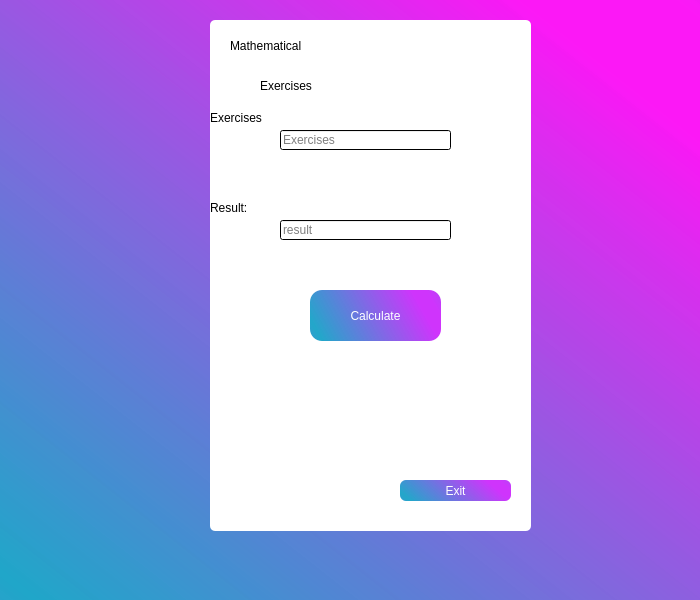
<?xml version="1.0" encoding="UTF-8"?>
<ui version="4.0">
 <class>MainWindow</class>
 <widget class="QMainWindow" name="MainWindow">
  <property name="geometry">
   <rect>
    <x>0</x>
    <y>0</y>
    <width>700</width>
    <height>600</height>
   </rect>
  </property>
  <property name="minimumSize">
   <size>
    <width>700</width>
    <height>600</height>
   </size>
  </property>
  <property name="cursor">
   <cursorShape>PointingHandCursor</cursorShape>
  </property>
  <property name="windowTitle">
   <string>MainWindow</string>
  </property>
  <property name="styleSheet">
   <string notr="true">background-color: qlineargradient(spread:reflect, x1:0.0511364, y1:1, x2:0.917, y2:0.0629091, stop:0 rgba(32, 166, 201, 252), stop:0.943 rgba(252, 23, 246, 223));</string>
  </property>
  <widget class="QWidget" name="centralwidget">
   <widget class="QListView" name="listView">
    <property name="geometry">
     <rect>
      <x>210</x>
      <y>20</y>
      <width>321</width>
      <height>511</height>
     </rect>
    </property>
    <property name="cursor" stdset="0">
     <cursorShape>ArrowCursor</cursorShape>
    </property>
    <property name="styleSheet">
     <string notr="true">background-color: rgb(255, 255, 255);
border-radius:5px;
</string>
    </property>
   </widget>
   <widget class="QLabel" name="label">
    <property name="geometry">
     <rect>
      <x>230</x>
      <y>20</y>
      <width>261</width>
      <height>51</height>
     </rect>
    </property>
    <property name="styleSheet">
     <string notr="true">font: 87 26pt &quot;Arial Black&quot;;
background-color: qlineargradient(spread:pad, x1:0, y1:0, x2:1, y2:0, stop:0 rgba(0, 0, 0, 0), stop:1 rgba(255, 255, 255, 0));</string>
    </property>
    <property name="text">
     <string>Mathematical</string>
    </property>
   </widget>
   <widget class="QPushButton" name="pushButton">
    <property name="geometry">
     <rect>
      <x>400</x>
      <y>480</y>
      <width>111</width>
      <height>21</height>
     </rect>
    </property>
    <property name="cursor">
     <cursorShape>PointingHandCursor</cursorShape>
    </property>
    <property name="styleSheet">
     <string notr="true">border-radius:6px;
background-color: qlineargradient(spread:reflect, x1:0, y1:0.569, x2:0.911, y2:0.369727, stop:0 rgba(32, 166, 201, 252), stop:0.943 rgba(200, 23, 252, 223));
color:white;
font: 50 10pt &quot;Arial Black&quot;;</string>
    </property>
    <property name="text">
     <string>Exit</string>
    </property>
   </widget>
   <widget class="QLineEdit" name="ejercicio">
    <property name="geometry">
     <rect>
      <x>280</x>
      <y>130</y>
      <width>171</width>
      <height>20</height>
     </rect>
    </property>
    <property name="styleSheet">
     <string notr="true">alternate-background-color: qlineargradient(spread:pad, x1:0, y1:0, x2:1, y2:0, stop:0 rgba(0, 0, 0, 0), stop:1 rgba(255, 255, 255, 0));
background-color: qlineargradient(spread:pad, x1:0, y1:0, x2:1, y2:0, stop:0 rgba(0, 0, 0, 0), stop:1 rgba(255, 255, 255, 0));
border-color: rgb(255, 85, 255)</string>
    </property>
    <property name="placeholderText">
     <string>Exercises</string>
    </property>
   </widget>
   <widget class="QLabel" name="label_4">
    <property name="geometry">
     <rect>
      <x>210</x>
      <y>110</y>
      <width>71</width>
      <height>16</height>
     </rect>
    </property>
    <property name="styleSheet">
     <string notr="true">font: 150 8pt &quot;Verdana&quot;;
background-color: qlineargradient(spread:pad, x1:0, y1:0, x2:1, y2:0, stop:0 rgba(0, 0, 0, 0), stop:1 rgba(255, 255, 255, 0));</string>
    </property>
    <property name="text">
     <string>Exercises</string>
    </property>
   </widget>
   <widget class="QLabel" name="label_7">
    <property name="geometry">
     <rect>
      <x>210</x>
      <y>200</y>
      <width>61</width>
      <height>16</height>
     </rect>
    </property>
    <property name="styleSheet">
     <string notr="true">font: 150 8pt &quot;Verdana&quot;;
background-color: qlineargradient(spread:pad, x1:0, y1:0, x2:1, y2:0, stop:0 rgba(0, 0, 0, 0), stop:1 rgba(255, 255, 255, 0));</string>
    </property>
    <property name="text">
     <string>Result:</string>
    </property>
   </widget>
   <widget class="QLabel" name="label_2">
    <property name="geometry">
     <rect>
      <x>260</x>
      <y>60</y>
      <width>201</width>
      <height>51</height>
     </rect>
    </property>
    <property name="styleSheet">
     <string notr="true">font: 87 26pt &quot;Arial Black&quot;;
background-color: qlineargradient(spread:pad, x1:0, y1:0, x2:1, y2:0, stop:0 rgba(0, 0, 0, 0), stop:1 rgba(255, 255, 255, 0));</string>
    </property>
    <property name="text">
     <string>Exercises</string>
    </property>
   </widget>
   <widget class="QPushButton" name="calculo">
    <property name="geometry">
     <rect>
      <x>310</x>
      <y>290</y>
      <width>131</width>
      <height>51</height>
     </rect>
    </property>
    <property name="styleSheet">
     <string notr="true">border-radius:12px;
background-color: qlineargradient(spread:reflect, x1:0, y1:0.569, x2:0.911, y2:0.369727, stop:0 rgba(32, 166, 201, 252), stop:0.943 rgba(200, 23, 252, 223));
color:white;
font: 50 10pt &quot;Arial Black&quot;;</string>
    </property>
    <property name="text">
     <string>Calculate</string>
    </property>
   </widget>
   <widget class="QLineEdit" name="resultado">
    <property name="geometry">
     <rect>
      <x>280</x>
      <y>220</y>
      <width>171</width>
      <height>20</height>
     </rect>
    </property>
    <property name="styleSheet">
     <string notr="true">alternate-background-color: qlineargradient(spread:pad, x1:0, y1:0, x2:1, y2:0, stop:0 rgba(0, 0, 0, 0), stop:1 rgba(255, 255, 255, 0));
background-color: qlineargradient(spread:pad, x1:0, y1:0, x2:1, y2:0, stop:0 rgba(0, 0, 0, 0), stop:1 rgba(255, 255, 255, 0));
border-color: rgb(255, 85, 255)</string>
    </property>
    <property name="placeholderText">
     <string>result</string>
    </property>
   </widget>
  </widget>
 </widget>
 <resources>
  <include location="../../OneDrive/Escritorio/logo3.qrc"/>
 </resources>
 <connections/>
</ui>
